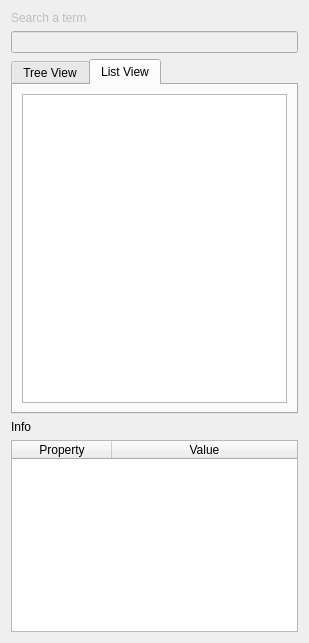
<?xml version="1.0" encoding="UTF-8"?>
<ui version="4.0">
 <class>PartonomyWidget</class>
 <widget class="QWidget" name="PartonomyWidget">
  <property name="geometry">
   <rect>
    <x>0</x>
    <y>0</y>
    <width>309</width>
    <height>643</height>
   </rect>
  </property>
  <property name="windowTitle">
   <string>Form</string>
  </property>
  <layout class="QVBoxLayout" name="verticalLayout_2">
   <item>
    <widget class="QLabel" name="termSearchLabel">
     <property name="enabled">
      <bool>false</bool>
     </property>
     <property name="sizePolicy">
      <sizepolicy hsizetype="Preferred" vsizetype="Preferred">
       <horstretch>0</horstretch>
       <verstretch>0</verstretch>
      </sizepolicy>
     </property>
     <property name="text">
      <string>Search a term</string>
     </property>
    </widget>
   </item>
   <item>
    <widget class="QLineEdit" name="lineEdit">
     <property name="enabled">
      <bool>false</bool>
     </property>
     <property name="sizePolicy">
      <sizepolicy hsizetype="Preferred" vsizetype="Fixed">
       <horstretch>0</horstretch>
       <verstretch>0</verstretch>
      </sizepolicy>
     </property>
    </widget>
   </item>
   <item>
    <widget class="QTabWidget" name="viewTypesTab">
     <property name="sizePolicy">
      <sizepolicy hsizetype="MinimumExpanding" vsizetype="Expanding">
       <horstretch>0</horstretch>
       <verstretch>0</verstretch>
      </sizepolicy>
     </property>
     <property name="currentIndex">
      <number>1</number>
     </property>
     <widget class="QWidget" name="treeViewTab">
      <attribute name="title">
       <string>Tree View</string>
      </attribute>
      <layout class="QVBoxLayout" name="verticalLayout">
       <item>
        <widget class="QTreeView" name="partonomyTreeView">
         <property name="sizePolicy">
          <sizepolicy hsizetype="Preferred" vsizetype="Preferred">
           <horstretch>0</horstretch>
           <verstretch>0</verstretch>
          </sizepolicy>
         </property>
         <property name="headerHidden">
          <bool>true</bool>
         </property>
        </widget>
       </item>
      </layout>
     </widget>
     <widget class="QWidget" name="listViewTab">
      <attribute name="title">
       <string>List View</string>
      </attribute>
      <layout class="QVBoxLayout" name="verticalLayout_3">
       <item>
        <widget class="QListView" name="partonomyListView">
         <property name="sizePolicy">
          <sizepolicy hsizetype="Preferred" vsizetype="Preferred">
           <horstretch>0</horstretch>
           <verstretch>0</verstretch>
          </sizepolicy>
         </property>
        </widget>
       </item>
      </layout>
     </widget>
    </widget>
   </item>
   <item>
    <widget class="QLabel" name="infoLabel">
     <property name="text">
      <string>Info</string>
     </property>
    </widget>
   </item>
   <item>
    <widget class="QTableWidget" name="infoTable">
     <property name="sizePolicy">
      <sizepolicy hsizetype="MinimumExpanding" vsizetype="Preferred">
       <horstretch>0</horstretch>
       <verstretch>0</verstretch>
      </sizepolicy>
     </property>
     <property name="selectionMode">
      <enum>QAbstractItemView::NoSelection</enum>
     </property>
     <attribute name="horizontalHeaderStretchLastSection">
      <bool>true</bool>
     </attribute>
     <attribute name="verticalHeaderVisible">
      <bool>false</bool>
     </attribute>
     <column>
      <property name="text">
       <string>Property</string>
      </property>
     </column>
     <column>
      <property name="text">
       <string>Value</string>
      </property>
     </column>
    </widget>
   </item>
  </layout>
 </widget>
 <resources/>
 <connections/>
</ui>
